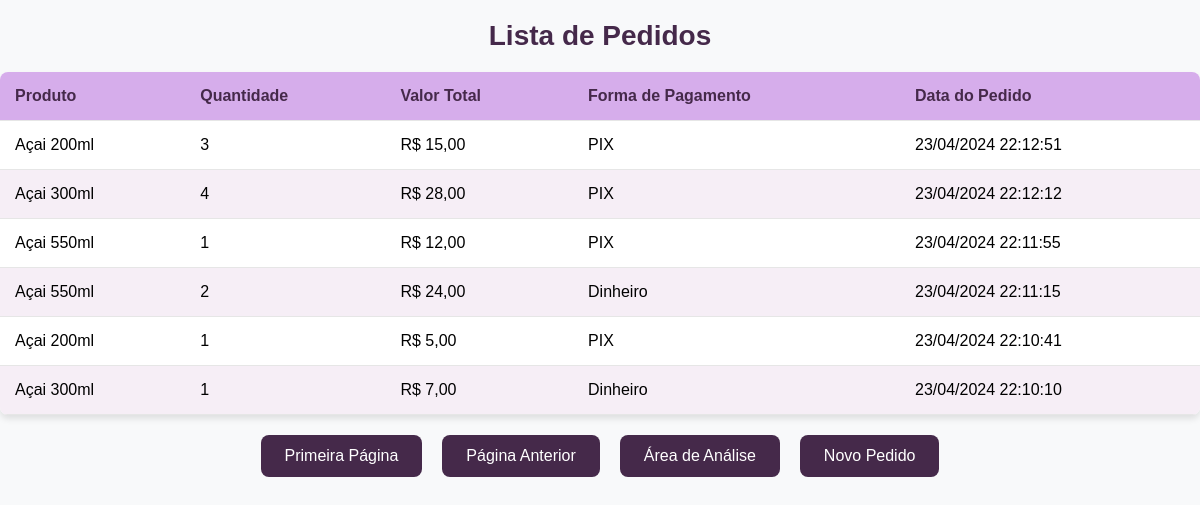
Screenshot of /lista_pedidos/?page=2 with the database file from the repository.
### gerenciador/models.py (models this page shows, shortened)
class Pedido(models.Model):
    FORMA_PAGAMENTO_CHOICES = [
        ('dinheiro', 'Dinheiro'),
        ('pix', 'PIX'),
        ('cartao', 'Cartão'),
    ]
    produto = models.ForeignKey(Produto, on_delete=models.CASCADE)
    quantidade = models.IntegerField()
    valor_total = models.DecimalField(max_digits=6, decimal_places=2, default=0)
    forma_pagamento = models.CharField(max_length=10, choices=FORMA_PAGAMENTO_CHOICES, default='dinheiro')
    data_pedido = models.DateTimeField(auto_now_add=True)

class Produto(models.Model):
    nome = models.CharField(max_length=100)
    preco = models.DecimalField(max_digits=6, decimal_places=2)
    quantidade_estoque = models.IntegerField()
    descricao = models.TextField()

### gerenciador/views.py (the view)
# urls.py: path('lista_pedidos/', views.lista_pedidos, name='lista_pedidos'),
def lista_pedidos(request):
    pedidos_list = Pedido.objects.all().order_by('-data_pedido')
    paginator = Paginator(pedidos_list, 10)  # 10 itens por página
    page = request.GET.get('page')
    try:
        pedidos = paginator.page(page)
    except PageNotAnInteger:
        pedidos = paginator.page(1)
    except EmptyPage:
        pedidos = paginator.page(paginator.num_pages)
    return render(request, 'gerenciador/lista_pedidos.html', {'pedidos': pedidos})

### gerenciador/templates/gerenciador/lista_pedidos.html (shortened to what this page needs)
<!DOCTYPE html>
<html lang="pt-BR">
<head>
</head>
<body>
    <h1>Lista de Pedidos</h1>
    <table>
        <thead>
            <tr>
                <th>Produto</th>
                <th>Quantidade</th>
                <th>Valor Total</th>
                <th>Forma de Pagamento</th>
                <th>Data do Pedido</th>
            </tr>
        </thead>
        <tbody>
            {% for pedido in pedidos %}
            <tr>
                <td>{{ pedido.produto.nome }}</td>
                <td>{{ pedido.quantidade }}</td>
                <td>R$ {{ pedido.valor_total }}</td>
                <td>{{ pedido.get_forma_pagamento_display }}</td>
                <td>{{ pedido.data_pedido|date:"d/m/Y H:i:s" }}</td>
            </tr>
            {% endfor %}
        </tbody>
    </table>
    <div class="btn-container">
        {% if pedidos.has_previous %}
            <a href="?page=1" class="btn">Primeira Página</a>
            <a href="?page={{ pedidos.previous_page_number }}" class="btn">Página Anterior</a>
        {% endif %}
        <a href="{% url 'area_analise' %}" class="btn">Área de Análise</a>
        <a href="{% url 'vendedor_interface' %}" class="btn">Novo Pedido</a>
    </div>
</body>
</html>

### gerenciador/templates/gerenciador/lista_pedidos.html (style rules this page uses)
body { font-family: Arial, sans-serif; background-color: #f8f9fa; margin: 0; padding: 0; }
h1 { font-size: 28px; color: #45294A; text-align: center; margin: 20px 0; }
table { width: 100%; border-collapse: collapse; margin-top: 20px; background-color: #FFFFFF; box-shadow: 0 4px 6px rgba(0, 0, 0, 0.1); border-radius: 8px; overflow: hidden; }
table th, table td { padding: 15px; border-bottom: 1px solid #E6E6E6; }
table th { background-color: #D6ADEB; color: #45294A; text-align: left; }
table tbody tr:nth-child(even) { background-color: #F6EEF6; }
.btn-container { display: flex; justify-content: center; margin-top: 20px; }
.btn { margin: 0 10px; padding: 12px 24px; background-color: #45294A; color: #FFFFFF; text-align: center; text-decoration: none; border-radius: 8px; transition: background-color 0.3s ease; border: none; cursor: pointer; font-size: 16px; }

### rows the page displays
Pedido: produto.nome "Açai 200ml", quantidade "3", valor_total "15,00", forma_pagamento "PIX", data_pedido "23/04/2024 22:12:51"
Pedido: produto.nome "Açai 300ml", quantidade "4", valor_total "28,00", forma_pagamento "PIX", data_pedido "23/04/2024 22:12:12"
Pedido: produto.nome "Açai 550ml", quantidade "1", valor_total "12,00", forma_pagamento "PIX", data_pedido "23/04/2024 22:11:55"
Pedido: produto.nome "Açai 550ml", quantidade "2", valor_total "24,00", forma_pagamento "Dinheiro", data_pedido "23/04/2024 22:11:15"
Pedido: produto.nome "Açai 200ml", quantidade "1", valor_total "5,00", forma_pagamento "PIX", data_pedido "23/04/2024 22:10:41"
Pedido: produto.nome "Açai 300ml", quantidade "1", valor_total "7,00", forma_pagamento "Dinheiro", data_pedido "23/04/2024 22:10:10"
